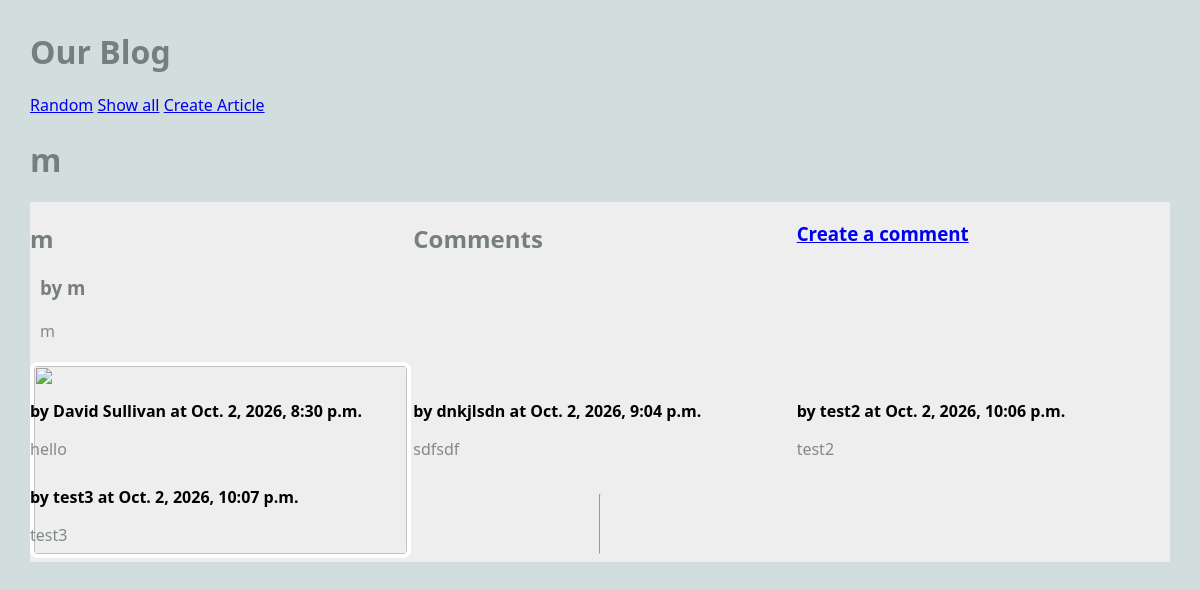
Screenshot of /blog/ with the database file from the repository.
### blog/models.py (models this page shows, shortened)
class Article(models.Model):
    title = models.TextField(blank = True)
    author = models.TextField(blank = True)
    text = models.TextField(blank = True)
    published = models.DateTimeField(auto_now = True)
    image_url = models.URLField(blank = True)
    def get_all_comments(self):
        comments = Comment.objects.filter(article=self)
        return comments

class Comment(models.Model):
    article = models.ForeignKey(Article, on_delete = models.CASCADE)
    author = models.TextField(blank=False)
    text = models.TextField(blank = False)
    published = models.DateTimeField(auto_now = True)

### blog/views.py (the view)
# urls.py: path('', RandomArticleView.as_view(), name = "random"),
class RandomArticleView(DetailView):
    model = Article
    template_name = "blog/article.html"
    context_object_name = "article"
    def get_object(self):
        all_articles = Article.objects.all()
        article = random.choice(all_articles)
        return article

### blog/templates/blog/article.html
{%extends 'blog/base.html' %}
{%block content%}
<h1>{{article.title}}</h1>
<main class = "grid-container">
    <article>
        <div>
            <h2>{{article.title}}</h2>
            <h3>by {{article.author}}</h3>
            <p>
                {{article.text}}
            </p>
        </div>
        <img src = "{{article.image_url}}">
    </article>
    <h2>Comments</h2>
    <h3>
        <a href = "{% url 'create_comment' article.pk %}">Create a comment</a>
    </h3>
    {% for comment in article.get_all_comments %}
        <div>
            <strong>by {{comment.author}} at {{comment.published}}</strong>
            <p>
                {{comment.text}}
            </p>
        </div>
    {% endfor %}
    <hr>
</main>
{% endblock %}

### static/styles-blog.css (style rules this page uses)
body { margin: 30px; background: #d1dedd; font-family:'Segoe UI', Tahoma, Geneva, Verdana, sans-serif; }
h1, h2, h3 { color: #767f7e; }
p { color: #828b82; }
.grid-container { background: #eee; max-width: 900px; display: grid; grid-template-columns: repeat(3, 1fr); grid-gap: 10px; max-width: 1200px; margin: 20px auto; }
article img, article.featured img { width: 100%; border: 4px solid #fff; border-radius: 8px; }
article p, article h3 { margin: 20px 10px; }

### rows the page displays
Article: title "m", author "m", text "m"
Comment: author "David Sullivan", published "Oct. 2, 2026, 8:30 p.m.", text "hello"
Comment: author "dnkjlsdn", published "Oct. 2, 2026, 9:04 p.m.", text "sdfsdf"
Comment: author "test2", published "Oct. 2, 2026, 10:06 p.m.", text "test2"
Comment: author "test3", published "Oct. 2, 2026, 10:07 p.m.", text "test3"
